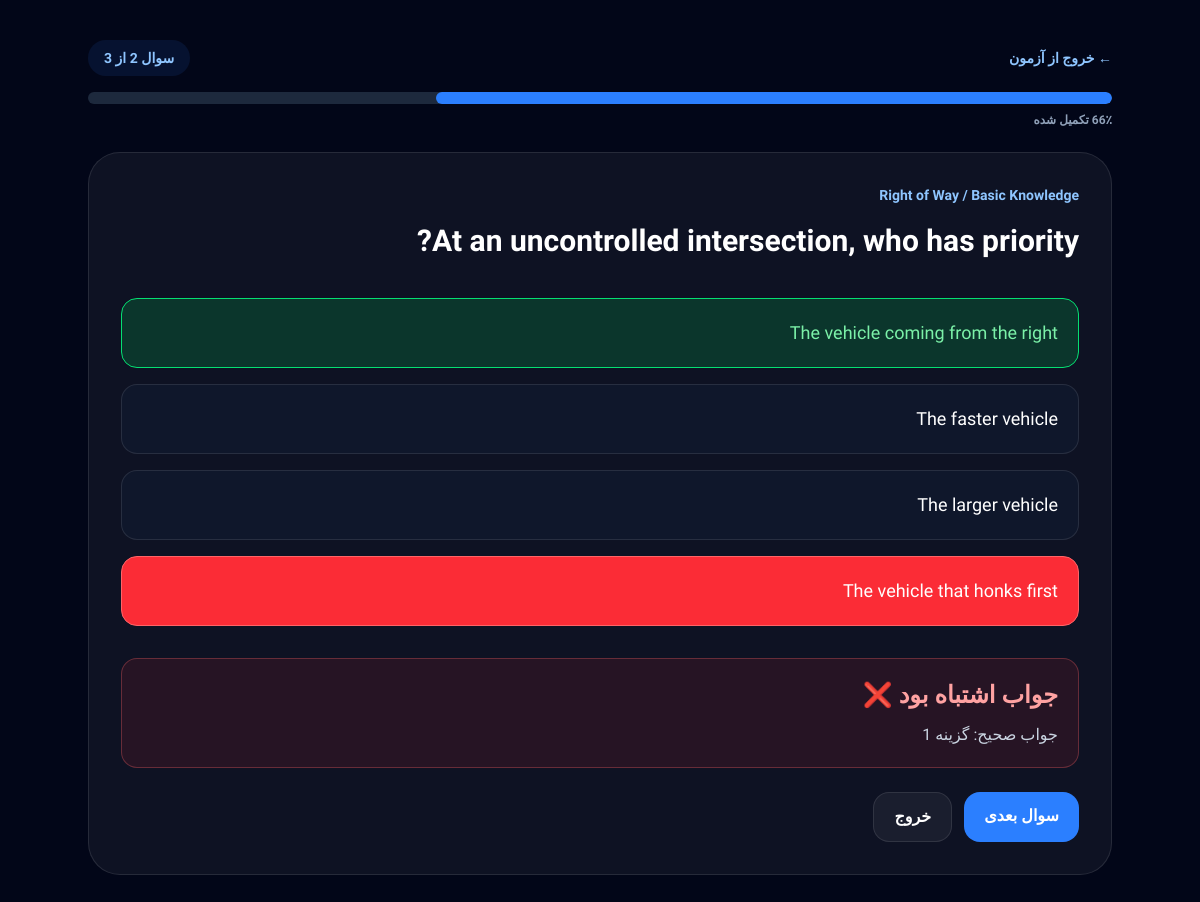
The page /quiz/exam/8/8/ (signed in) on the database its author committed.
### quiz/models.py (models this page shows, shortened)
class Question(models.Model):
    SECTION_BASIC = "basic"
    SECTION_CLASS_B = "class_b"
    SECTION_CHOICES = [
        (SECTION_BASIC, "Basic Knowledge"),
        (SECTION_CLASS_B, "Class B"),
    ]
    category = models.ForeignKey(
        QuizCategory,
        on_delete=models.CASCADE,
        related_name="questions",
    )
    section = models.CharField(
        max_length=20,
        choices=SECTION_CHOICES,
        default=SECTION_BASIC,
    )
    title = models.TextField()
    image = models.ImageField(
        upload_to="quiz/images/",
        blank=True,
        null=True,
    )
    video_url = models.URLField(
        blank=True,
    )
    max_video_replays = models.PositiveSmallIntegerField(
        default=4,
        help_text="Maximum allowed video views before answering",
    )
    option_1 = models.CharField(max_length=255)
    option_2 = models.CharField(max_length=255)
    option_3 = models.CharField(max_length=255)
    option_4 = models.CharField(max_length=255, blank=True)
    correct_answer = models.PositiveSmallIntegerField(
        choices=[
            (1, "گزینه ۱"),
            (2, "گزینه ۲"),
            (3, "گزینه ۳"),
            (4, "گزینه ۴"),
        ]
    )
    points = models.PositiveSmallIntegerField(
        default=3,
        help_text="Fehlerpunkte / امتیاز خطا",
    )
    explanation = models.TextField(blank=True)
    is_published = models.BooleanField(default=True)
    created_at = models.DateTimeField(
        auto_now_add=True,
    )
    class Meta:
        ordering = ["section", "-created_at"]

class QuizCategory(models.Model):
    name = models.CharField(max_length=100)
    slug = models.SlugField(unique=True)
    class Meta:
        verbose_name = "Quiz Category"
        verbose_name_plural = "Quiz Categories"
        ordering = ["name"]

### quiz/views.py (the view, shortened to what this page needs)
@login_required
def exam_question(request, exam_id, question_id):
    exam = get_object_or_404(
        ExamSession,
        id=exam_id,
        user=request.user,
    )
    question = get_object_or_404(
        Question,
        id=question_id,
    )
    questions = list(exam.questions.all())
    current_index = questions.index(question)
    progress_percent = int(
        ((current_index + 1) / len(questions)) * 100
    )
    selected_answer = None
    is_correct = None
    existing_answer = ExamAnswer.objects.filter(
        exam=exam,
        question=question,
    ).first()
    if existing_answer:
        selected_answer = existing_answer.selected_answer
        is_correct = existing_answer.is_correct
    next_question = None
    if current_index + 1 < len(questions):
        next_question = questions[current_index + 1]
    return render(
        request,
        "quiz/exam_question.html",
        {
            "exam": exam,
            "question": question,
            "questions": questions,
            "current_index": current_index,
            "progress_percent": progress_percent,
            "selected_answer": selected_answer,
            "is_correct": is_correct,
            "next_question": next_question,
        },
    )

### quiz/templates/quiz/exam_question.html (shortened to what this page needs)
{% extends "base/base.html" %}
{% block content %}
<main class="min-h-screen bg-slate-950 px-6 py-10 text-white">
    <div class="mx-auto max-w-5xl">
        <div class="mb-6">
            <div class="flex items-center justify-between gap-4">
                <a
                    href="/dashboard/"
                    class="text-sm font-bold text-blue-300 hover:text-blue-200"
                >
                    ← خروج از آزمون
                </a>
                <p class="rounded-full bg-blue-500/10 px-4 py-2 text-sm font-bold text-blue-300">
                    سوال {{ current_index|add:1 }} از {{ questions|length }}
                </p>
            </div>
            <div class="mt-4 h-3 overflow-hidden rounded-full bg-slate-800">
                <div
                    class="h-full rounded-full bg-blue-500 transition-all"
                    style="width: {{ progress_percent }}%;"
                ></div>
            </div>
            <p class="mt-2 text-left text-xs font-bold text-slate-400">
                {{ progress_percent }}٪ تکمیل شده
            </p>
        </div>
        <section class="rounded-[2rem] border border-white/10 bg-white/5 p-8">
            <p class="mb-3 text-sm font-bold text-blue-300">
                {{ question.category.name }} / {{ question.get_section_display }}
            </p>
            <h1 class="text-3xl font-black leading-relaxed">
                {{ question.title }}
            </h1>
            <form method="post" class="mt-8 space-y-4">
                <button
                    type="submit"
                    name="answer"
                    value="1"
                    class="block w-full rounded-2xl border p-5 text-right text-lg transition
                    {% if selected_answer == 1 and is_correct %}
                        border-green-400 bg-green-500 text-white
                    {% elif selected_answer == 1 and not is_correct %}
                        border-red-400 bg-red-500 text-white
                    {% elif selected_answer and question.correct_answer == 1 %}
                        border-green-400 bg-green-500/20 text-green-300
                    {% else %}
                        border-white/10 bg-slate-900 hover:border-blue-400 hover:bg-blue-600
                    {% endif %}"
                >
                    {{ question.option_1 }}
                </button>
                <button
                    type="submit"
                    name="answer"
                    value="2"
                    class="block w-full rounded-2xl border p-5 text-right text-lg transition
                    {% if selected_answer == 2 and is_correct %}
                        border-green-400 bg-green-500 text-white
                    {% elif selected_answer == 2 and not is_correct %}
                        border-red-400 bg-red-500 text-white
                    {% elif selected_answer and question.correct_answer == 2 %}
                        border-green-400 bg-green-500/20 text-green-300
                    {% else %}
                        border-white/10 bg-slate-900 hover:border-blue-400 hover:bg-blue-600
                    {% endif %}"
                >
                    {{ question.option_2 }}
                </button>
                <button
                    type="submit"
                    name="answer"
                    value="3"
                    class="block w-full rounded-2xl border p-5 text-right text-lg transition
                    {% if selected_answer == 3 and is_correct %}
                        border-green-400 bg-green-500 text-white
                    {% elif selected_answer == 3 and not is_correct %}
                        border-red-400 bg-red-500 text-white
                    {% elif selected_answer and question.correct_answer == 3 %}
                        border-green-400 bg-green-500/20 text-green-300
                    {% else %}
                        border-white/10 bg-slate-900 hover:border-blue-400 hover:bg-blue-600
                    {% endif %}"
                >
                    {{ question.option_3 }}
                </button>
                {% if question.option_4 %}
                    <button
                        type="submit"
                        name="answer"
                        value="4"
                        class="block w-full rounded-2xl border p-5 text-right text-lg transition
                        {% if selected_answer == 4 and is_correct %}
                            border-green-400 bg-green-500 text-white
                        {% elif selected_answer == 4 and not is_correct %}
                            border-red-400 bg-red-500 text-white
                        {% elif selected_answer and question.correct_answer == 4 %}
                            border-green-400 bg-green-500/20 text-green-300
                        {% else %}
                            border-white/10 bg-slate-900 hover:border-blue-400 hover:bg-blue-600
                        {% endif %}"
                    >
                        {{ question.option_4 }}
                    </button>
                {% endif %}
            </form>
            {% if selected_answer %}
                <div class="mt-8">
                    {% if is_correct %}
                        <div class="rounded-2xl border border-green-400/30 bg-green-500/10 p-5">
                            <h2 class="text-2xl font-black text-green-300">
                                جواب صحیح بود ✅
                            </h2>
                        </div>
                    {% else %}
                        <div class="rounded-2xl border border-red-400/30 bg-red-500/10 p-5">
                            <h2 class="text-2xl font-black text-red-300">
                                جواب اشتباه بود ❌
                            </h2>
                            <p class="mt-3 text-slate-300">
                                جواب صحیح: گزینه {{ question.correct_answer }}
                            </p>
                        </div>
                    {% endif %}
                    <div class="mt-6 flex flex-col gap-3 sm:flex-row">
                        {% if next_question %}
                            <a
                                href="/quiz/exam/{{ exam.id }}/{{ next_question.id }}/"
                                class="inline-block rounded-2xl bg-blue-500 px-5 py-3 text-center font-bold hover:bg-blue-600"
                            >
                                سوال بعدی
                            </a>
                        {% endif %}
                        <a
                            href="/dashboard/"
                            class="inline-block rounded-2xl border border-white/10 bg-white/5 px-5 py-3 text-center font-bold hover:bg-white/10"
                        >
                            خروج
                        </a>
                    </div>
                </div>
            {% endif %}
        </section>
    </div>
</main>
{% endblock %}

### rows shown on the page
Question: category.name "Right of Way", section "Basic Knowledge", title "At an uncontrolled intersection, who has priority?", option_1 "The vehicle coming from the right", option_2 "The faster vehicle", option_3 "The larger vehicle", option_4 "The vehicle that honks first", correct_answer "1"

### other values the page prints
{{ questions|length }} "3"
{{ progress_percent }} "66"
